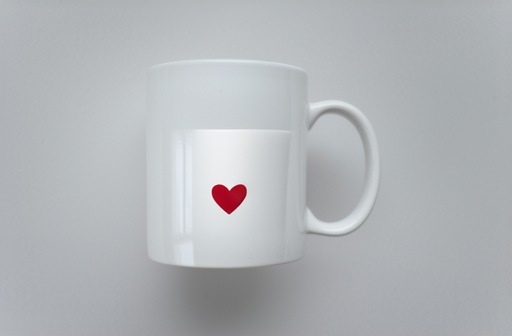
#> input picture experiments/support_v3_2026-05-11/mug_host_surface_no_component/result.png, 512 x 336 px
$ python -i analyze_completion_prior_reliability.py   (imports and definitions only)   (older library calls are emulated)
#> lines starting #> are read from the running program, lines starting #| are printed output that depends on the picture; after the words box and inside, x2 and y2 are one past the last pixel; in counts of white or black regions, pixels touching at a corner belong together
#!/usr/bin/env python3
from __future__ import annotations

import argparse
import csv
import json
from pathlib import Path

import cv2
import numpy as np
from PIL import Image, ImageDraw, ImageFont

import sys

PROJECT_ROOT = Path(__file__).resolve().parents[1]
if str(PROJECT_ROOT) not in sys.path:
    sys.path.insert(0, str(PROJECT_ROOT))

from edit_preprocess import preprocess_source_image


TASKS = [
    ("laptop_remove_sticker", "surface", "laptop"),
    ("fridge_remove_yellow_magnet", "surface", "fridge yellow"),
    ("fridge_remove_peach_magnet", "surface", "fridge peach"),
    ("whiteboard_remove_yellow_letter", "surface", "whiteboard"),
    ("backpack_remove_toy_charm", "hard", "backpack"),
    ("dog_remove_tennis_ball", "hard", "dog"),
]

RESAMPLE_LANCZOS = getattr(getattr(Image, "Resampling", Image), "LANCZOS", Image.LANCZOS)


def load_rgb(path: Path) -> np.ndarray:
    return np.asarray(Image.open(path).convert("RGB"), dtype=np.float32) / 255.0


# [12 lines left out: functions load_source_rgb, load_mask, not called in this run]


def to_lab(image: np.ndarray) -> np.ndarray:
    return cv2.cvtColor((image * 255.0).clip(0, 255).astype(np.uint8), cv2.COLOR_RGB2LAB).astype(np.float32)


def gray_grad(image: np.ndarray) -> np.ndarray:
    gray = cv2.cvtColor((image * 255.0).clip(0, 255).astype(np.uint8), cv2.COLOR_RGB2GRAY).astype(np.float32) / 255.0
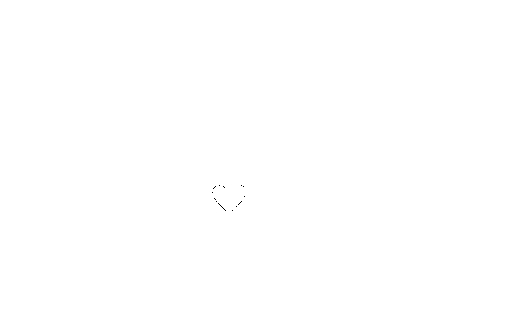
#> gray: shape (336, 512) float32; values 0.412 (black) and 1 (white), 100% white; black in thin lines or dots, all inside (x1, y1, x2, y2) = (212, 185, 245, 211)
    gx = cv2.Sobel(gray, cv2.CV_32F, 1, 0, ksize=3)
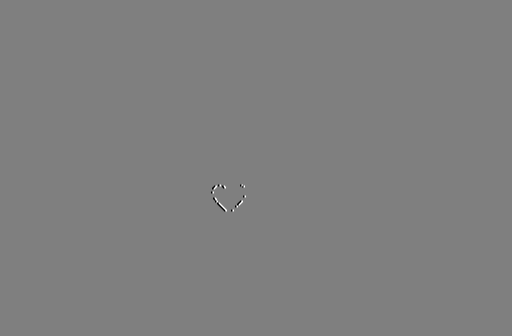
#> gx: shape (336, 512) float32; min -1.18, max 1.18, mean 0; drawn with min black and max white
    gy = cv2.Sobel(gray, cv2.CV_32F, 0, 1, ksize=3)
    return np.sqrt(gx * gx + gy * gy)
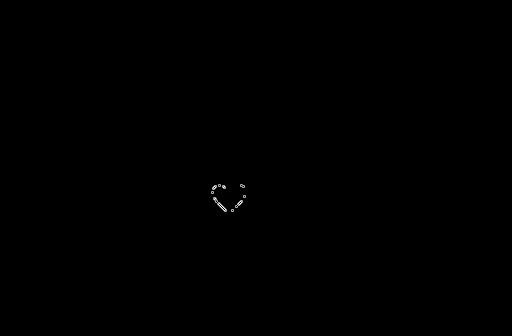
#> returned value: shape (336, 512) float32; min 0, max 1.66, mean 0.00101; drawn with min black and max white


# [18 lines left out: functions dilate, erode, safe_mean, not called in this run]


def exp_score(value: float, scale: float) -> float:
    return float(np.exp(-max(0.0, value) / max(scale, 1e-6)))


# [203 lines left out: functions mean_lab_delta, boundary_score, agreement_score, host_score, fit_image, load_font and 2 more, not called in this run]


# [2 lines not run here, left out]

>>> import cv2
>>> picture = cv2.cvtColor(cv2.imread('../../../experiments/support_v3_2026-05-11/mug_host_surface_no_component/result.png'), cv2.COLOR_BGR2RGB)
>>> result = gray_grad(picture)
